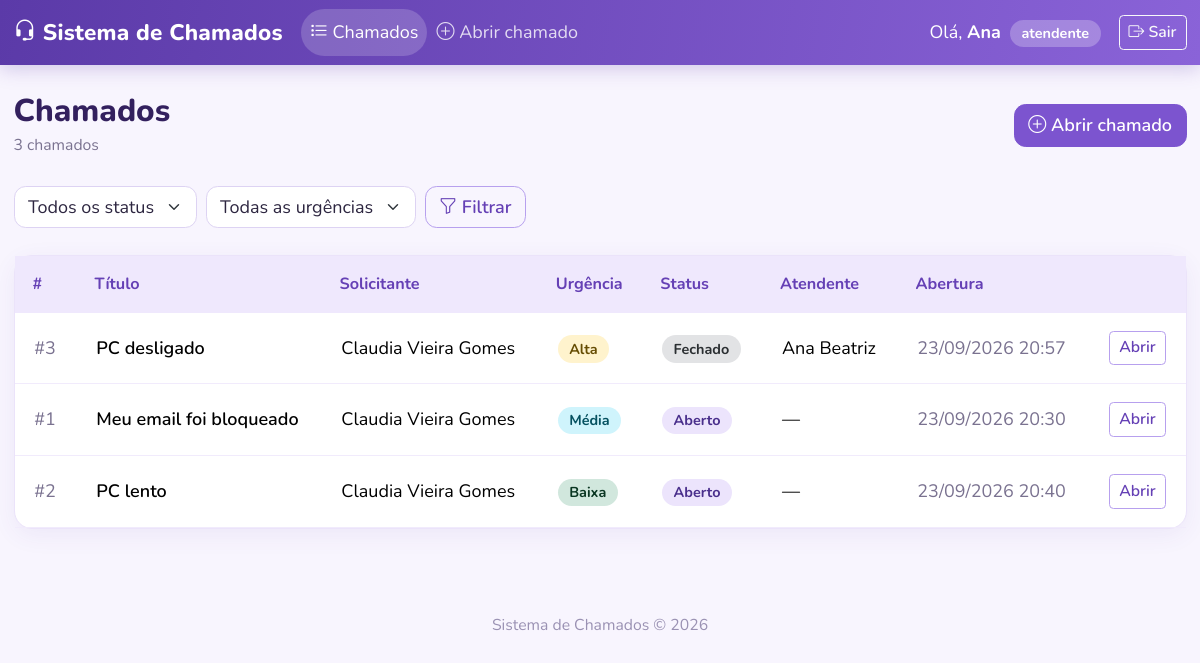
The page /index.php (signed in) on the database its author committed.
### tables this page shows
CREATE TABLE `chamados` (
  `id` int(11) NOT NULL,
  `titulo` varchar(150) NOT NULL,
  `descricao` text NOT NULL,
  `urgencia` enum('baixa','media','alta','critica') NOT NULL DEFAULT 'media',
  `status` enum('aberto','em_andamento','fechado') NOT NULL DEFAULT 'aberto',
  `usuario_id` int(11) NOT NULL,
  `atendente_id` int(11) DEFAULT NULL,
  `data_abertura` datetime NOT NULL DEFAULT current_timestamp(),
  `data_atualizacao` datetime NOT NULL DEFAULT current_timestamp() ON UPDATE current_timestamp(),
  `data_fechamento` datetime DEFAULT NULL
);

CREATE TABLE `usuarios` (
  `id` int(11) NOT NULL,
  `nome` varchar(100) NOT NULL,
  `email` varchar(100) NOT NULL,
  `senha` varchar(255) NOT NULL,
  `tipo` enum('admin','atendente','cliente') NOT NULL DEFAULT 'cliente',
  `criado_em` datetime NOT NULL DEFAULT current_timestamp()
);

### index.php (the view, shortened to what this page needs)
<?php
require_once __DIR__ . '/config.php';
require_once __DIR__ . '/includes/auth.php';
$filtroStatus   = opcaoValida($_GET['status'] ?? null, STATUS);
$filtroUrgencia = opcaoValida($_GET['urgencia'] ?? null, URGENCIAS);
$sql = "SELECT c.*, u.nome AS solicitante_nome, a.nome AS atendente_nome
        FROM chamados c
        JOIN usuarios u ON u.id = c.usuario_id
        LEFT JOIN usuarios a ON a.id = c.atendente_id
        WHERE 1=1";
$params = [];
$sql .= " ORDER BY
            CASE c.urgencia WHEN 'critica' THEN 1 WHEN 'alta' THEN 2 WHEN 'media' THEN 3 ELSE 4 END,
            c.data_abertura DESC";
$stmt = $pdo->prepare($sql);
$stmt->execute($params);
$chamados = $stmt->fetchAll();
$total       = count($chamados);
$temFiltro   = ($filtroStatus !== '' || $filtroUrgencia !== '');
require_once __DIR__ . '/includes/header.php';
?>
<div class="d-flex flex-wrap justify-content-between align-items-center gap-2 mb-4">
  <div>
    <h3 class="mb-0">Chamados</h3>
    <small class="text-muted">
      <?= $total === 1 ? '1 chamado' : $total . ' chamados' ?><?= $temFiltro ? ' com esses filtros' : '' ?>
    </small>
  </div>
  <a href="novo_chamado.php" class="btn btn-primary"><i class="bi bi-plus-circle"></i> Abrir chamado</a>
</div>
<form method="get" class="filtros row g-2 mb-4">
  <div class="col-12 col-sm-auto">
    <select name="status" class="form-select" aria-label="Filtrar por status">
      <option value="">Todos os status</option>
    </select>
  </div>
  <div class="col-12 col-sm-auto">
    <select name="urgencia" class="form-select" aria-label="Filtrar por urgência">
      <option value="">Todas as urgências</option>
    </select>
  </div>
  <div class="col-auto">
    <button type="submit" class="btn btn-outline-primary"><i class="bi bi-funnel"></i> Filtrar</button>
  </div>
</form>
<div class="card shadow-sm">
  <div class="table-responsive">
    <table class="table table-hover align-middle mb-0">
      <thead>
        <tr>
          <th>#</th>
          <th>Título</th>
          <?php if (ehAtendente()): ?><th>Solicitante</th><?php endif; ?>
          <th>Urgência</th>
          <th>Status</th>
          <th>Atendente</th>
          <th>Abertura</th>
          <th></th>
        </tr>
      </thead>
      <tbody>
        <?php foreach ($chamados as $c): ?>
          <tr>
            <td class="text-muted">#<?= (int)$c['id'] ?></td>
            <td class="fw-semibold"><?= h($c['titulo']) ?></td>
            <?php if (ehAtendente()): ?><td><?= h($c['solicitante_nome']) ?></td><?php endif; ?>
            <td><?= badge(urgenciaInfo($c['urgencia'])) ?></td>
            <td><?= badge(statusInfo($c['status'])) ?></td>
            <td><?= h($c['atendente_nome'] ?? '—') ?></td>
            <td class="text-muted"><?= dataBR($c['data_abertura']) ?></td>
            <td class="text-end">
              <a href="chamado.php?id=<?= (int)$c['id'] ?>" class="btn btn-sm btn-outline-primary">Abrir</a>
            </td>
          </tr>
        <?php endforeach; ?>
      </tbody>
    </table>
  </div>
</div>
<?php require_once __DIR__ . '/includes/footer.php'; ?>

### includes/auth.php (shortened to what this page needs)
<?php
function usuarioTipo() {
    return $_SESSION['usuario_tipo'] ?? null;
}
function ehAtendente() {
    return in_array(usuarioTipo(), ['admin', 'atendente'], true);
}
function h($texto) {
    return htmlspecialchars($texto ?? '', ENT_QUOTES, 'UTF-8');
}
function urgenciaInfo($urgencia) {
    return URGENCIAS[$urgencia] ?? ['label' => $urgencia, 'classe' => 'secondary'];
}
function statusInfo($status) {
    return STATUS[$status] ?? ['label' => $status, 'classe' => 'secondary'];
}
function badge(array $info, $prefixo = '') {
    $cor = $info['classe'];
    return '<span class="badge rounded-pill bg-' . $cor . '-subtle text-' . $cor . '-emphasis">'
         . h($prefixo . $info['label']) . '</span>';
}
function dataBR($data) {
    return $data ? date('d/m/Y H:i', strtotime($data)) : '—';
}

### assets/css/style.css (style rules this page uses)
:root { --lilas-50: #f8f5fe; --lilas-100: #efe8fd; --lilas-300: #cdbaf5; --lilas-500: #9b78e6; --lilas-600: #7c54cf; --lilas-700: #6540b5; --lilas-900: #33205e; --bs-primary: #7c54cf; --bs-primary-rgb: 124, 84, 207; --bs-primary-text-emphasis: #4a2f8c; --bs-primary-bg-subtle: #ece4fc; --bs-primary-border-subtle: #d3c2f6; --bs-link-color: #6540b5; --bs-link-color-rgb: 101, 64, 181; --bs-link-hover-color: #4a2f8c; --bs-link-hover-color-rgb: 74, 47, 140; --bs-body-font-family: 'Nunito', system-ui, -apple-system, 'Segoe UI', sans-serif; --bs-body-color: #2d2640; --bs-secondary-color: #7a7290; --bs-border-radius: 0.65rem; }
html { font-size: 112.5%; }
body { background-color: var(--lilas-50); line-height: 1.6; }
h3, h4, h6 { font-weight: 800; color: var(--lilas-900); }
.btn { font-weight: 600; }
.btn-primary { --bs-btn-bg: #7c54cf; --bs-btn-border-color: #7c54cf; --bs-btn-hover-bg: #6a43bb; --bs-btn-hover-border-color: #6a43bb; --bs-btn-active-bg: #5b3aa8; --bs-btn-active-border-color: #5b3aa8; --bs-btn-disabled-bg: #a58ae0; --bs-btn-disabled-border-color: #a58ae0; --bs-btn-focus-shadow-rgb: 124, 84, 207; }
.btn-outline-primary { --bs-btn-color: #6540b5; --bs-btn-border-color: #b7a0ee; --bs-btn-hover-bg: #7c54cf; --bs-btn-hover-border-color: #7c54cf; --bs-btn-active-bg: #6a43bb; --bs-btn-active-border-color: #6a43bb; --bs-btn-focus-shadow-rgb: 124, 84, 207; }
.form-control, .form-select { border-color: #ddd3f3; }
.card { border: 1px solid #ebe3fa; border-radius: 1rem; box-shadow: 0 6px 24px rgba(91, 58, 168, 0.07) !important; }
.table { --bs-table-hover-bg: var(--lilas-50); --bs-table-bg: transparent; }
.table thead th { background-color: var(--lilas-100); color: var(--lilas-700); font-size: 0.9rem; font-weight: 700; border-bottom: 0; padding: 0.85rem 1rem; }
.table td { padding: 1rem 1.1rem; border-color: #f1ebfc; }
.badge { font-size: 0.8rem; font-weight: 700; padding: 0.45em 0.8em; }

### rows shown on the page
chamados: id "3", titulo "PC desligado", usuario.nome "Claudia Vieira Gomes", label "Alta Fechado", atendente.nome "Ana Beatriz", data_abertura "23/09/2026 20:57"
chamados: id "1", titulo "Meu email foi bloqueado", usuario.nome "Claudia Vieira Gomes", label "Média Aberto", atendente_nome "—", data_abertura "23/09/2026 20:30"
chamados: id "2", titulo "PC lento", usuario.nome "Claudia Vieira Gomes", label "Baixa Aberto", atendente_nome "—", data_abertura "23/09/2026 20:40"

### other values the page prints
primeiroNome($_SESSION['usuario_nome']) "Ana"
$_SESSION['usuario_tipo'] "atendente"
$total "3"
